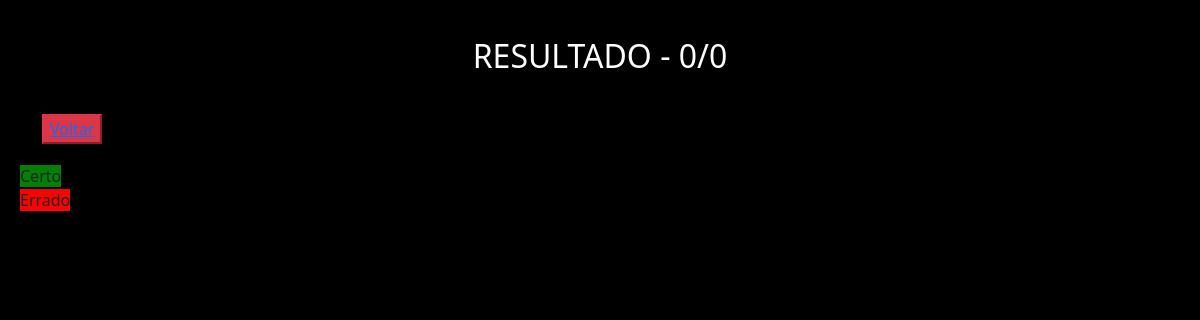
The app's page /listaQuestoes/finalizarLista/9, older data.
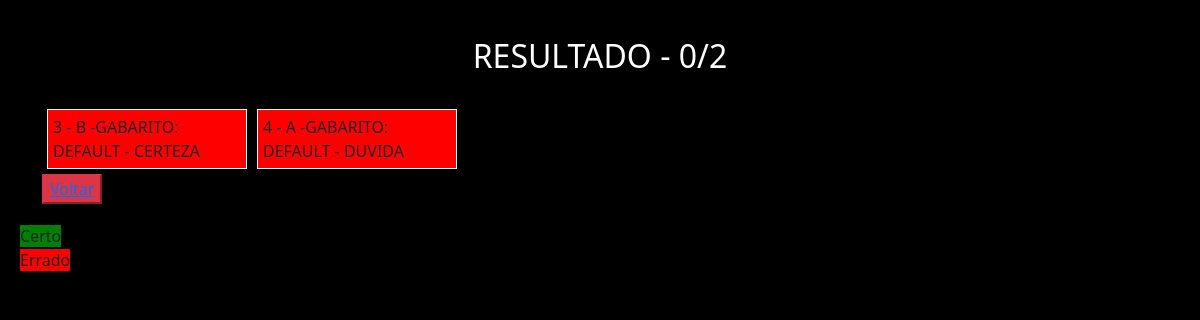
The same page, newer data.
### listaQuestoes/models.py (models this page shows, shortened)
class QuestoesAssinalar(models.Model):
    numero = models.IntegerField()
    alternativaMarcada = models.CharField( max_length=20,
        choices=[(tag.name, tag.value) for tag in AlternativasEnum],
        default=AlternativasEnum.DEFAULT.name)
    grauDeCerteza = models.CharField( max_length=20,
        choices=[(tag.name, tag.value) for tag in GrauDeCertezaEnum],
        default=GrauDeCertezaEnum.DEFAULT.name)
    simuladoGeral = models.BooleanField()
    letraGabarito = models.CharField( max_length=20,
        choices=[(tag.name, tag.value) for tag in AlternativasEnum],
        default=AlternativasEnum.DEFAULT.name)
    lista = models.ForeignKey(Listas, on_delete=models.CASCADE)
    certo = models.BooleanField(default=False)

### listaQuestoes/views.py (the view)
# urls.py: path('finalizarLista/<int:idLista>', finalizarLista, name='finalizarLista'),
def finalizarLista(request, idLista):
    questoes = QuestoesAssinalar.objects.filter(lista__id=int(idLista))
    acertos = QuestoesAssinalar.objects.filter(lista__id=int(idLista), certo=True ).count()
    total  = questoes.count()
    return render(request, 'finalizarLista.html', {'questoes':questoes, 'acertos':acertos, 'total': total})

### listaQuestoes/templates/finalizarLista.html (shortened to what this page needs)
{% load static %}
<!DOCTYPE html>
<html lang="en">
<head>
    <link href="https://cdn.jsdelivr.net/npm/bootstrap@5.0.2/dist/css/bootstrap.min.css" rel="stylesheet">
    <link rel="stylesheet" href="{% static 'css/finalizarLista.css' %}">
</head>
<body>
    <div class="container">
        <div class="resultado">RESULTADO - {{acertos}}/{{total}}</div>
        <div class="linhaGrid">
        {% for q in questoes%}
        <div class="questao questao{{q.certo}} ">
            <div class="infos">
                {% if q.certo == True%}
            {{q.numero}} - {{q.letraGabarito}} - {{q.grauDeCerteza}}
            {%else%}
            {{q.numero}} - {{q.alternativaMarcada}} -GABARITO: {{q.letraGabarito}} -  {{q.grauDeCerteza}}
            {%endif%}
            </div>
                </div>
        {%endfor%}
    </div>
    <button class="btn-danger voltar ">
        <a href="{%url 'irPara' 'voltarInicio' %}">Voltar</a>
    </button>
    </div>
    <div class="legenda">
        <div><span class="bolinha verde">Certo</span></div>
        <div><span class="bolinha vermelho">Errado</span></div>
    </div>
</body>
</html>

Row changes from the older to the newer data that the page shows:
added QuestoesAssinalar: numero "3", alternativaMarcada "B", letraGabarito "DEFAULT", grauDeCerteza "CERTEZA"
added QuestoesAssinalar: numero "4", alternativaMarcada "A", letraGabarito "DEFAULT", grauDeCerteza "DUVIDA"
Text that changed along with them:
{{ total }}: "0" → "2"
